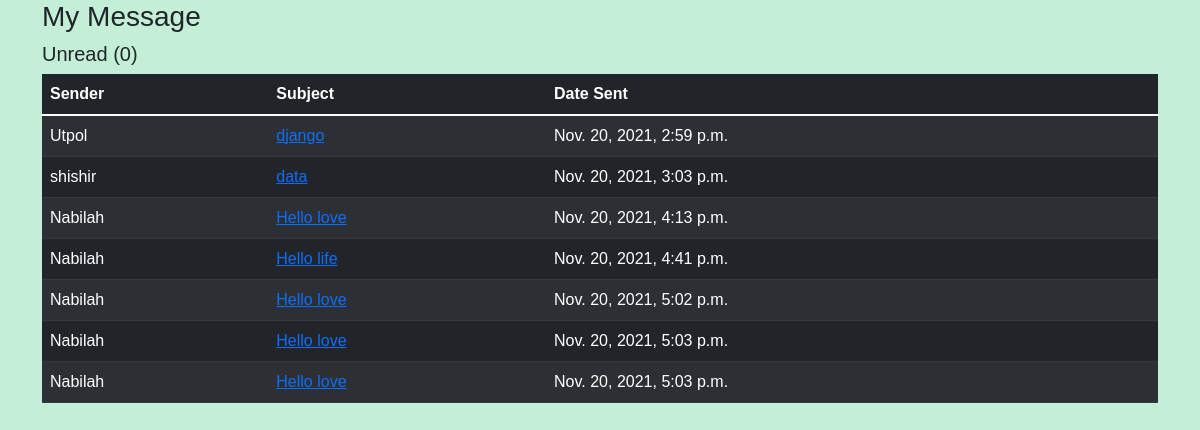
The app's page /inbox/, older data.
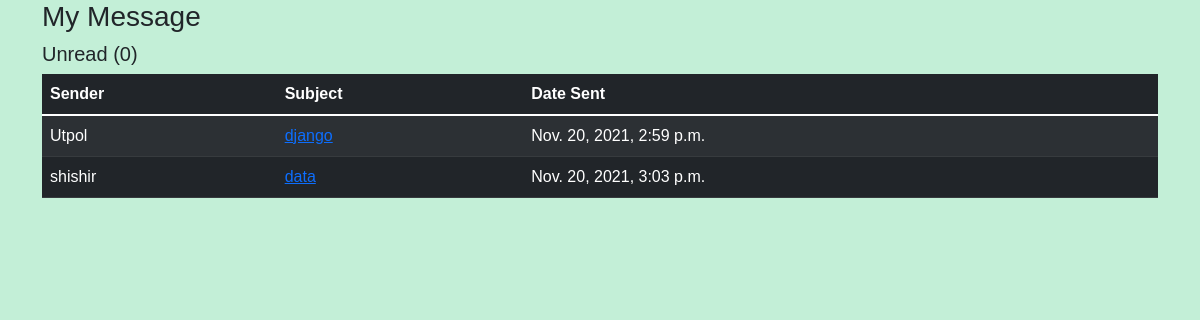
The same page, newer data.
### base/models.py (models this page shows, shortened)
class Message(models.Model):
    name = models.CharField(max_length=200, null=True)
    email = models.CharField(max_length=200, null=True)
    subject = models.CharField(max_length=200, null=True)
    message = models.TextField()
    created = models.DateTimeField(auto_now_add=True)
    is_read = models.BooleanField(default=False)
    id = models.UUIDField(default=uuid.uuid4, unique=True, primary_key=True, editable=False )

### base/views.py (the view)
# urls.py: path('inbox/',views.inboxPage, name="inbox"),
def inboxPage(request):
     inbox = Message.objects.all().order_by('is_read')
     unreadCount = Message.objects.filter(is_read=False).count()
     context = {'inbox':inbox, 'unreadCount': unreadCount}
     return render(request, 'base/inbox.html', context)

### base/templates/base/inbox.html (shortened to what this page needs)
{% extends 'base/main.html' %}
{% load static %}
{% block content %}
<div class="container">
<h3>My Message</h3>
<h5> Unread ({{unreadCount}})</h5>
<table class= "table table-dark table-striped">
    <thead>
        <tr>
            <th>Sender</th>
            <th>Subject</th>
            <th>Date Sent</th>
        </tr>
    </thead>
    <tbody>
        {% for message in inbox %}
        {% if message.is_read %}
        <tr>
            {% else %}
        <tr style="font-weight: 900;">
        {% endif%}
            <td>{{message.name}}</td>
            <td><a href="{% url 'message' message.id %}"> {{message.subject}} </td>
            <td>{{message.created}}</td>
        </tr>
        {% endfor%}
    </tbody>
</table>
</div>
{% endblock content %}

Row changes from the older to the newer data that the page shows:
removed Message: name "Nabilah", subject "Hello love", created "Nov. 20, 2021, 4:13 p.m."
removed Message: name "Nabilah", subject "Hello life", created "Nov. 20, 2021, 4:41 p.m."
removed Message: name "Nabilah", subject "Hello love", created "Nov. 20, 2021, 5:02 p.m."
removed Message: name "Nabilah", subject "Hello love", created "Nov. 20, 2021, 5:03 p.m."
removed Message: name "Nabilah", subject "Hello love", created "Nov. 20, 2021, 5:03 p.m."
